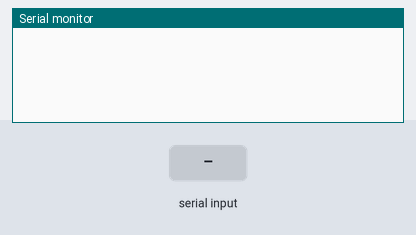
The sketch below on a simulated Arduino Uno, built with avr-gcc and run on an emulated ATmega328P. On the bench: the last lines printed to the serial monitor. The inputs (shaded band) are chosen by the test bench.

Above: at 1.2 s.
1.3 s: "a" received over the second serial link
At 1.7 s:
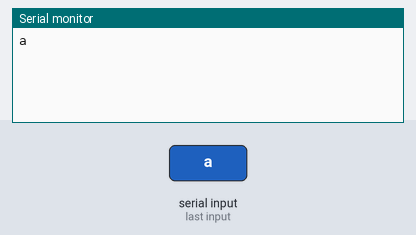
2.8 s: "b" received over the second serial link
At 4.0 s:
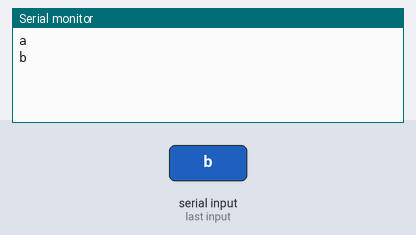
4.3 s: "c" received over the second serial link
At 5.2 s:
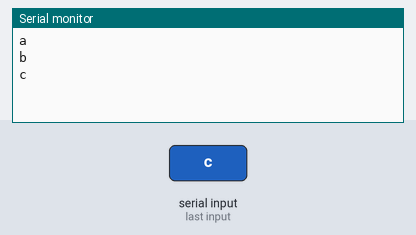
5.8 s: "d" received over the second serial link
At 6.4 s:
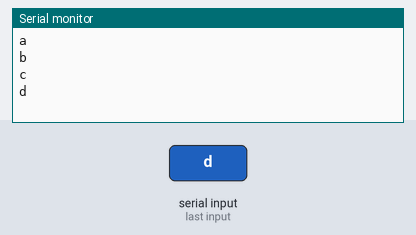
7.3 s: "e" received over the second serial link
At 8.5 s:
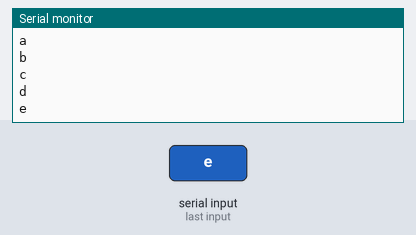
8.8 s: "f" received over the second serial link
At 9.9 s:
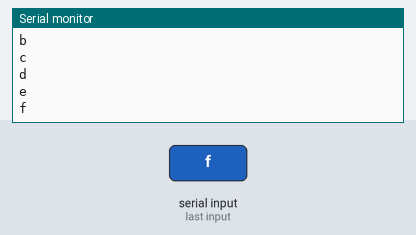

The sketch:

IRSender.ino
```cpp
#include <IRremote.h>
#define rx 2
#define tx 5
#include<SoftwareSerial.h>
SoftwareSerial mySerial(rx,tx);
IRrecv irrecv(11);
decode_results results;
IRsend irsend;
int toggle=0;
int v;
char prevVal='Z';
void sendCode(char val);
void setup() {
  // put your setup code here, to run once:
  Serial.begin(9600);
  mySerial.begin(38400);
  irrecv.enableIRIn(); // Start the receiver
}

void loop() {
  /*// put your main code here, to run repeatedly:
  /*toggle = 1 - toggle;
  irsend.sendNEC(551485695,32);
  v=2083;
  delay(20);
  v=v&~(1 << (12 - 1));
  v = v | (toggle << (12 - 1));
  //irsend.sendRC5(2080,12);
  irsend.sendRC5(v,12);
  Serial.print("toggel ");
  Serial.println(toggle);
  delay(2000);
  /*irsend.sendNEC(551485695,32);
  delay(20);
  irsend.sendRC5(2081,12);
  delay(2000);*/
  /*irsend.sendNEC(551520375,32);
  delay(10);
  irsend.sendRC5(15,12);
  delay(2000);
  v=2082;
  v=v&~(1 << (12 - 1));
  v = v | (toggle << (12 - 1));
  irsend.sendRC5(v,12);
  delay(1000);
  toggle = 1 - toggle;
  /*if (irrecv.decode(&results))
    {
     Serial.println("message started");
     Serial.println(results.value);//, BIN);
     Serial.println(results.decode_type);
     Serial.printl.,mnnnnnvvvvvvvcn(results.rawlen);
     Serial.println(results.bits);
     Serial.println("message ended");
     irrecv.resume(); // Receive the next value
    }
    delay(3000);*/


  if( mySerial.available())       // if data is available to read
  {
    //Serial.write(mySerial.read());
    sendCode(mySerial.read());         // read it and store it in 'val'
  }

}

void sendCode(char val){
  Serial.println(val);
  int code;
  if(val==prevVal)
    toggle=1-toggle;
  else
    toggle=0;
  prevVal=val;
  switch(val){
    case 'a':
      code=2049;//1
      break;
    case 'b':
      code=2050;//2
      break;
    case 'c':
      code=2051;//3
      break;
    case 'd':
      code=2052;//4
      break;
    case 'e':
      code=2053;//5
      break;
    case 'f':
      code=2054;//6
      break;
    case 'g':
      code=2055;//7
      break;
    case 'h':
      code=2056;//8
      break;
    case 'i':
      code=2057;//9
      break;
    case 'j':
      code=2062;//0
      break;
    case 'k':
      code=2060;//power
      break;
    case 'l':
      code=2061;//mute
      break;
    case 'm':
      code=2063;//list
      break;
    case 'n':
      code=2064;//vol+
      break;
    case 'o':
      code=2065;//vol-
      break;
    case 'p':
      code=2066;//eye
      break;
    case 'q':
      code=2067;//equilizer
      break;
    case 'r':
      code=2070;//green mode
      break;
    case 't':
      code=2080;//ch+
      break;
    case 'u':
      code=2081;//ch--
      break;
    case 'v':
      code=2082; //Q-view
      break;
    case 'w':
      code=2084; //xds
      break;
    case 'x':
      code=2085;//ok
      break;
    case 'y':
      code=2086;//timer
      break;
    case 'z':
       code=2099;//screen view
       break;
    case 'A':
       code=2103;//white Speakers
       break;
    case 'B':
       code=2104;//tv/av
       break;
    case 'C':
       code=2107;//menu
       break;
    default:
       return;
  }
  code=code&~(1 << (12 - 1));
  code = code | (toggle << (12 - 1));
  irsend.sendRC5(code,12);
}
```

Measured:
- after the input at 1.3 s, the serial monitor: prints a new line at once (image 1)
- after the input at 2.8 s, the serial monitor: prints a new line at once (image 2)
- after the input at 4.3 s, the serial monitor: prints a new line at once (image 3)
- after the input at 5.8 s, the serial monitor: prints a new line at once (image 4)
- after the input at 7.3 s, the serial monitor: prints a new line at once (image 5)
- after the input at 8.8 s, the serial monitor: prints a new line at once (image 6)
